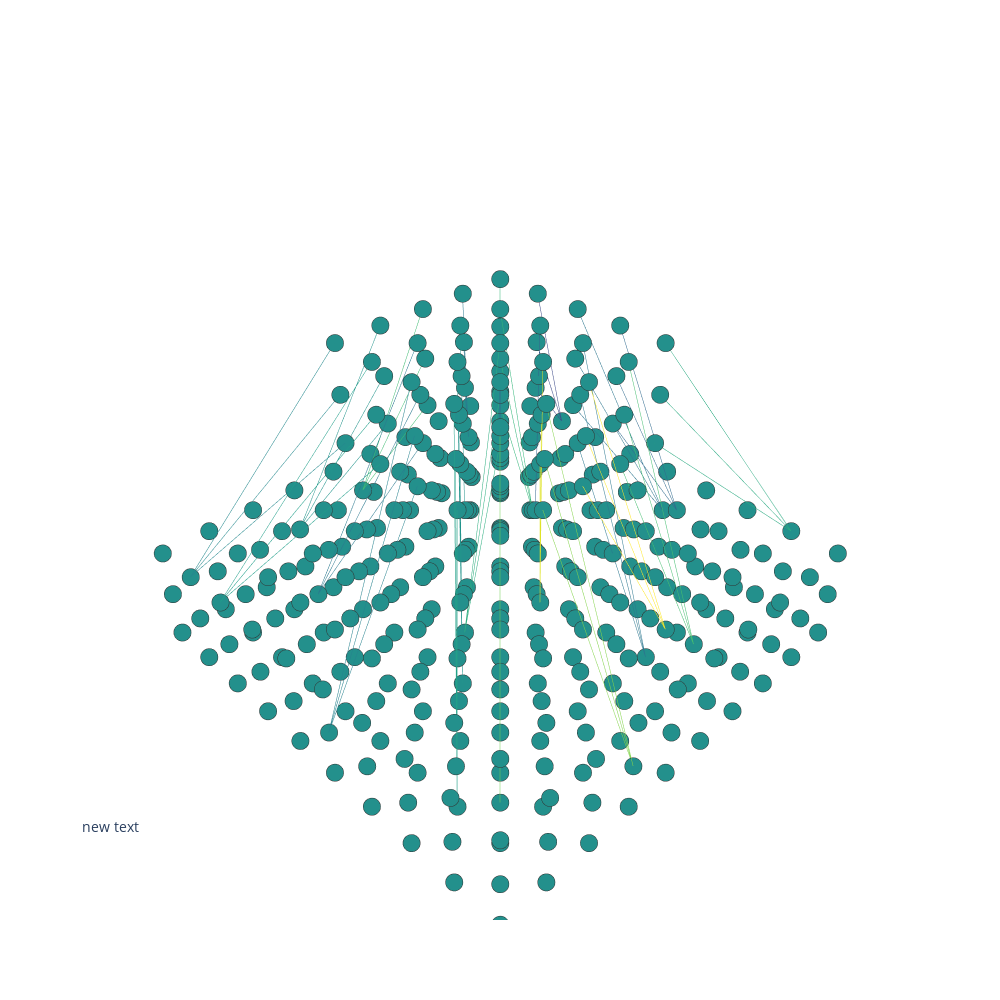

The notebook cell this image was saved under:
### Code cell
ng.plot_3d(['input', 'maxpool_res'])

### Figure 1 — Plotly figure (JSON) as saved in the notebook; plotly's stock layout.template omitted (floating-point values rounded to 4 significant figures; data arrays with more than 128 entries replaced by an {"elided": "..."} marker saying what was removed)
{"data": [{"hoverinfo": "text", "marker": {"color": {"elided": "375 int values"}, "colorscale": [[0, "#440154"], [0.1111, "#482878"], [0.2222, "#3e4989"], [0.3333, "#31688e"], [0.4444, "#26828e"], [0.5556, "#1f9e89"], [0.6667, "#35b779"], [0.7778, "#6ece58"], [0.8889, "#b5de2b"], [1, "#fde725"]], "line": {"color": "rgb(50,50,50)", "width": 0.5}, "size": 6, "symbol": "circle"}, "mode": "markers", "name": "actors", "type": "scatter3d", "x": {"elided": "375 int values"}, "y": {"elided": "375 int values"}, "z": {"elided": "375 int values"}}, {"hoverinfo": "none", "line": {"color": {"elided": "225 float values"}, "colorscale": [[0, "#440154"], [0.1111, "#482878"], [0.2222, "#3e4989"], [0.3333, "#31688e"], [0.4444, "#26828e"], [0.5556, "#1f9e89"], [0.6667, "#35b779"], [0.7778, "#6ece58"], [0.8889, "#b5de2b"], [1, "#fde725"]], "width": 1}, "mode": "lines", "type": "scatter3d", "x": {"elided": "225 int values"}, "y": {"elided": "225 int values"}, "z": {"elided": "225 int values"}}], "layout": {"annotations": [{"font": {"size": 14}, "showarrow": false, "x": 0, "xanchor": "left", "xref": "paper", "y": 0.1, "yanchor": "bottom", "yref": "paper"}], "height": 1000, "hovermode": "closest", "margin": {"t": 100}, "scene": {"xaxis": {"showbackground": false, "showgrid": false, "showline": false, "showticklabels": false, "title": {"text": ""}, "zeroline": false}, "yaxis": {"showbackground": false, "showgrid": false, "showline": false, "showticklabels": false, "title": {"text": ""}, "zeroline": false}, "zaxis": {"showbackground": false, "showgrid": false, "showline": false, "showticklabels": false, "title": {"text": ""}, "zeroline": false}}, "showlegend": false, "width": 1000}}
